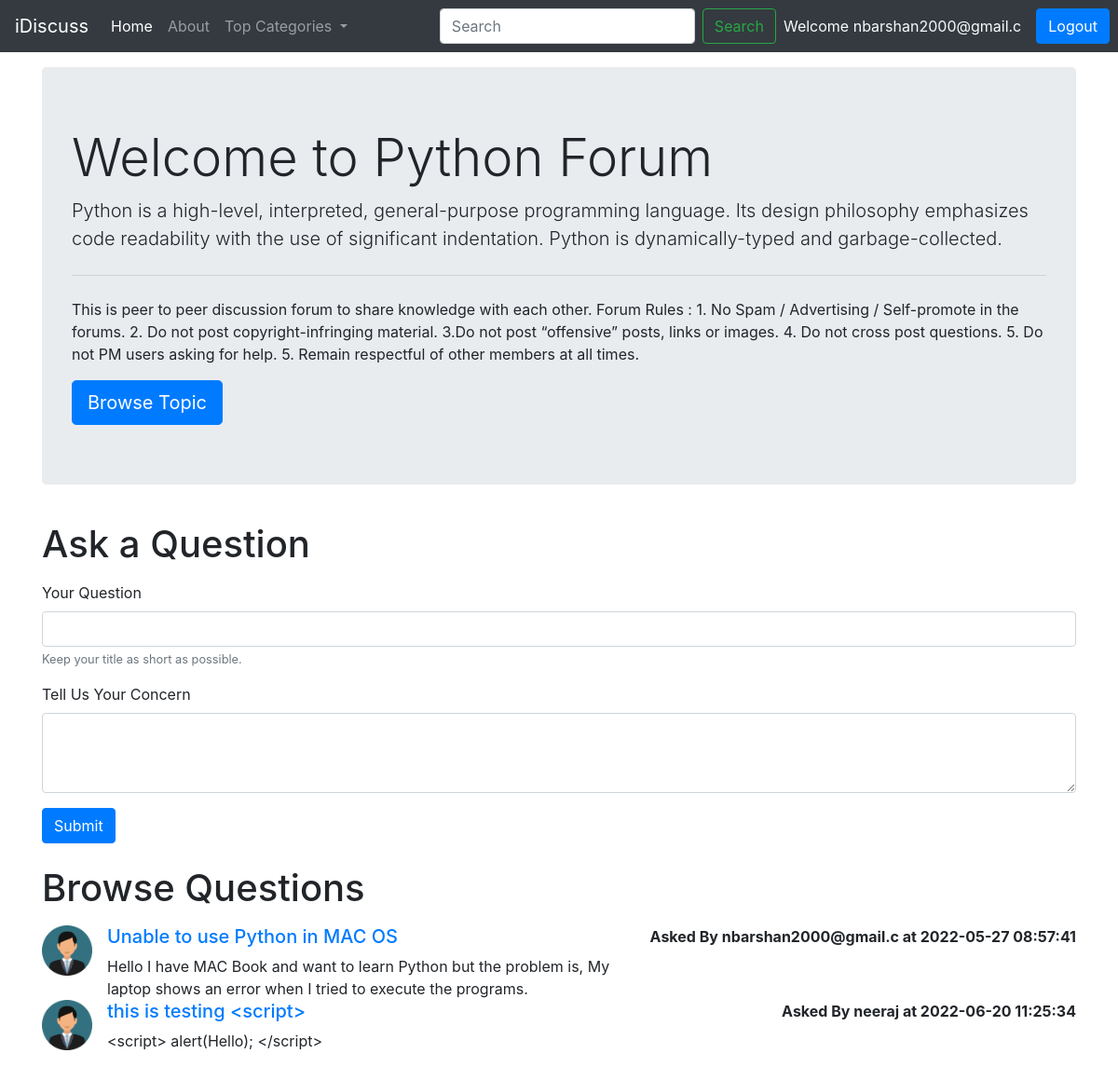
The page /threadlist.php?catid=1 (signed in) on the database its author committed.
### tables this page shows
CREATE TABLE `categories` (
  `category_id` int(8) NOT NULL,
  `category_name` varchar(255) NOT NULL,
  `category_description` varchar(255) NOT NULL,
  `created` datetime NOT NULL
);

CREATE TABLE `threads` (
  `thread_id` int(7) NOT NULL,
  `thread_title` varchar(255) NOT NULL,
  `thread_desc` text NOT NULL,
  `thread_cat_id` int(7) NOT NULL,
  `thread_user_id` int(7) NOT NULL,
  `timestamp` datetime NOT NULL
);

CREATE TABLE `users` (
  `srn` int(8) NOT NULL,
  `user_email` varchar(20) NOT NULL,
  `user_password` varchar(20) NOT NULL,
  `timestamp` datetime NOT NULL
);

### threadlist.php (the view, shortened to what this page needs)
<!doctype html>
<html lang="en">
  <head>
    <link rel="stylesheet" href="https://cdn.jsdelivr.net/npm/bootstrap@4.3.1/dist/css/bootstrap.min.css">
  </head>
  <body>
    <?php
    include "partials/_connect.php";
    include "partials/_header.php";
    $id = $_SERVER['REQUEST_METHOD'] == 'GET' ? $_GET['catid'] : $_POST['catid'];
    $sql = "SELECT * FROM `categories` WHERE `category_id` = $id";
    $result = mysqli_query($conn, $sql);
      while($row = mysqli_fetch_assoc($result)){
        $catname = $row['category_name'];
        $catdesc = $row['category_description'];
      }
    ?>
    <div class="container my-3">
      <div class="jumbotron">
        <h1 class="display-4">Welcome to <?php echo $catname; ?> Forum</h1>
        <p class="lead"><?php echo $catdesc; ?></p>
        <hr class="my-4">
        <p>This is peer to peer discussion forum to share knowledge with each other. Forum Rules :
            1. No Spam / Advertising / Self-promote in the forums. 2. Do not post copyright-infringing material. 3.Do not post “offensive” posts, links or images. 4. Do not cross post questions. 5. Do not PM users asking for help. 5. Remain respectful of other members at all times.
        </p>
        <a class="btn btn-primary btn-lg" href="#" role="button">Browse Topic</a>
      </div>
    </div>
    <?php
      if(isset($_SESSION['loggedin']) && $_SESSION['loggedin'] == true){
    echo '<div class="container">
    <h1 class="py-2">Ask a Question</h1>'.
    '<form action='.$_SERVER['PHP_SELF'].' method="POST">
    <div class="form-group">
    <label for="title">Your Question</label>
    <input type="text" class="form-control" id="title" name="title" aria-describedby="emailHelp">
    <input type="hidden" class="form-control" id="catid" name="catid" value='.$id.'>
    <small id="emailHelp" class="form-text text-muted">Keep your title as short as possible.</small>
  </div>
  <div class="form-group">
    <label for="desc">Tell Us Your Concern</label>
    <textarea class="form-control" id="desc" name="desc" rows="3"></textarea>
    <input type="hidden" name="srn" value="' . $_SESSION["srn"] . '">
  </div>
  <button type="submit" class="btn btn-primary" name="addThread">Submit</button>
</form>
    </div>';
      }
      else{
        echo '<div class="container">
                <p>You are not logged in. Login to Ask a Question.</p>
              </div>';
      }
    ?>
    <div class="container my-3">
      <h1 class="py-2">Browse Questions</h1>
      <?php
      $id = $_SERVER['REQUEST_METHOD'] == 'GET' ? $_GET['catid'] : $_POST['catid'];
      $sql = "SELECT * FROM `threads` WHERE `thread_cat_id` = $id";
      $result = mysqli_query($conn, $sql);
        while($row = mysqli_fetch_assoc($result)){
          $title = $row['thread_title'];
          $desc = $row['thread_desc'];
          $id = $row['thread_id'];
          $thread_time = $row['timestamp'];
          $thread_user_id = $row['thread_user_id'];
          $sql2 = "SELECT user_email FROM users WHERE srn = $thread_user_id";
          $result2 = mysqli_query($conn, $sql2);
          $row2 = mysqli_fetch_assoc($result2);
        echo '<div class="media">
            <img src="images/userdefault.png" width="54px" class="mr-3" alt="...">
            <div class="media-body">
              <h5 class="mt-0"><a href="threads.php?threadid=' . $id .'">' . $title . '</a></h5>
              ' . $desc . '
            </div>
            <p class="font-weight-bold my-0">Asked By ' . $row2['user_email'] . ' at ' . $thread_time . '</p>
            </div>';
        }
      ?>
    </div>
  </body>
</html>

### rows shown on the page
categories: category_name "Python", category_description "Python is a high-level, interpreted, general-purpose programming language. Its design philosophy emphasizes code readability with the use of significant indentation. Python is dynamically-typed and garbage-collected."
threads: thread_title "Unable to use Python in MAC OS", thread_desc "Hello I have MAC Book and want to learn Python but the problem is, My laptop shows an error when I tried to execute the programs.", users.user_email "nbarshan2000@gmail.c", timestamp "2022-05-27 08:57:41"
threads: thread_title "this is testing <script>", thread_desc "<script> alert(Hello); </script>", users.user_email "neeraj", timestamp "2022-06-20 11:25:34"

### other values the page prints
$_SESSION['userEmail'] "nbarshan2000@gmail.c"
